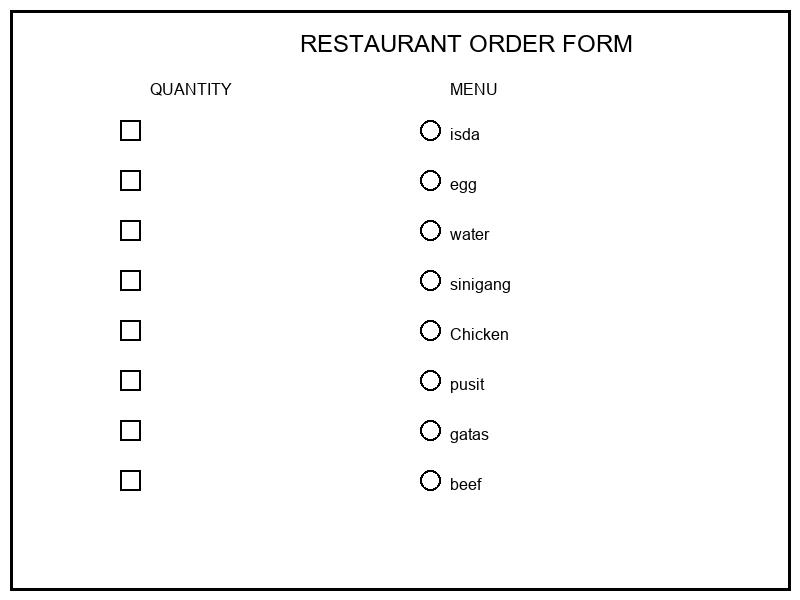
#> input picture sample_form.jpg, 800 x 600 px
$ python omr_processor.py ../sample_form.jpg
#> lines starting #> are read from the running program, lines starting #| are printed output that depends on the picture; after the words box and inside, x2 and y2 are one past the last pixel; in counts of white or black regions, pixels touching at a corner belong together
#!/usr/bin/env python3
"""
OMR (Optical Mark Recognition) Processor for Restaurant POS System
Processes scanned forms to detect marked selections and quantities
"""

import cv2
import numpy as np
import json
import sys
import os
from PIL import Image

class OMRProcessor:
    def __init__(self):
        """Initialize OMR processor with predefined form layout"""
        # Define mark positions for restaurant menu form
        # Each item has 2 marks: quantity (left) and selection (right)
        # Adaptive positions that scale with image dimensions
        self.mark_positions = [
            # Row 1: isda, egg
            {"type": "quantity", "item": "isda", "x": 0.07, "y": 0.09, "width": 0.03, "height": 0.03},
            {"type": "selection", "item": "isda", "x": 0.24, "y": 0.09, "width": 0.03, "height": 0.03},
            {"type": "quantity", "item": "egg", "x": 0.38, "y": 0.09, "width": 0.03, "height": 0.03},
            {"type": "selection", "item": "egg", "x": 0.55, "y": 0.09, "width": 0.03, "height": 0.03},

            # Row 2: water, sinigang
            {"type": "quantity", "item": "water", "x": 0.07, "y": 0.13, "width": 0.03, "height": 0.03},
            {"type": "selection", "item": "water", "x": 0.24, "y": 0.13, "width": 0.03, "height": 0.03},
            {"type": "quantity", "item": "sinigang", "x": 0.38, "y": 0.13, "width": 0.03, "height": 0.03},
            {"type": "selection", "item": "sinigang", "x": 0.55, "y": 0.13, "width": 0.03, "height": 0.03},

            # Row 3: Chicken, pusit
            {"type": "quantity", "item": "Chicken", "x": 0.07, "y": 0.17, "width": 0.03, "height": 0.03},
            {"type": "selection", "item": "Chicken", "x": 0.24, "y": 0.17, "width": 0.03, "height": 0.03},
            {"type": "quantity", "item": "pusit", "x": 0.38, "y": 0.17, "width": 0.03, "height": 0.03},
            {"type": "selection", "item": "pusit", "x": 0.55, "y": 0.17, "width": 0.03, "height": 0.03},

            # Row 4: gatas, beef
            {"type": "quantity", "item": "gatas", "x": 0.07, "y": 0.21, "width": 0.03, "height": 0.03},
            {"type": "selection", "item": "gatas", "x": 0.24, "y": 0.21, "width": 0.03, "height": 0.03},
            {"type": "quantity", "item": "beef", "x": 0.38, "y": 0.21, "width": 0.03, "height": 0.03},
            {"type": "selection", "item": "beef", "x": 0.55, "y": 0.21, "width": 0.03, "height": 0.03},
        ]

        # Threshold for considering a mark as filled (percentage of dark pixels)
        self.mark_threshold = 0.6  # 60% dark pixels = marked (very conservative to avoid false positives)

    def process_form(self, image_path):
        """
        Process OMR form and return detected marks

        Args:
            image_path (str): Path to the scanned form image

        Returns:
            dict: Processing results with detected marks and confidence scores
        """
#> called with image_path = '../sample_form.jpg'
        try:
            # Load image
            image = cv2.imread(image_path)
#> image is the input picture: shape (600, 800, 3); min 0, max 255, mean 247.5
            if image is None:
                return {"success": False, "error": "Could not load image"}

            # Convert to grayscale
            gray = cv2.cvtColor(image, cv2.COLOR_BGR2GRAY)

            # Image preprocessing for better accuracy
            # Apply Gaussian blur to reduce noise
            blurred = cv2.GaussianBlur(gray, (3, 3), 0)

            # Apply histogram equalization to improve contrast
            equalized = cv2.equalizeHist(blurred)
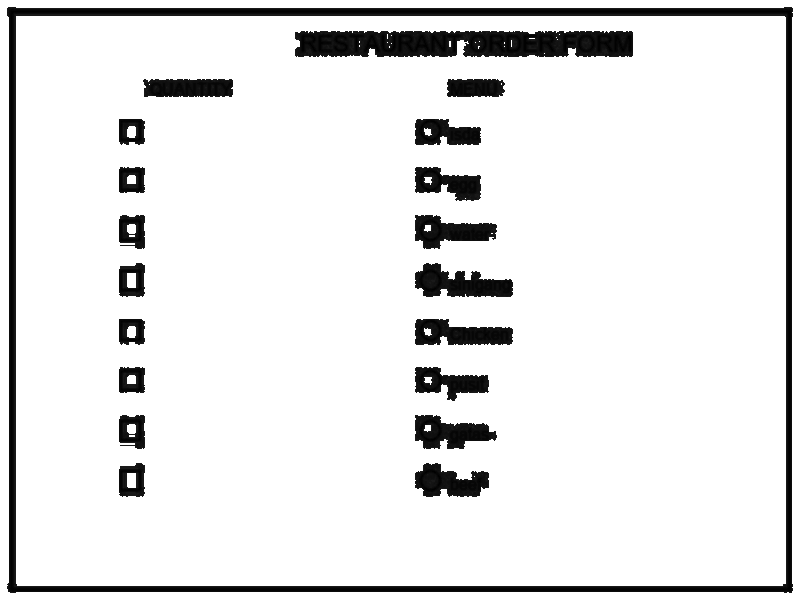
#> equalized: shape (600, 800); min 0, max 255, mean 231.3

            # Use the preprocessed image
            processed_image = equalized

            # Get image dimensions
            height, width = processed_image.shape
#> height = 600; width = 800

            # Process each mark position
            marks = []
            marked_items = []
            total_confidence = 0

            for pos in self.mark_positions:
                # Convert relative coordinates to absolute coordinates
                x = int(pos["x"] * width)
                y = int(pos["y"] * height)
                w = int(pos["width"] * width)
                h = int(pos["height"] * height)

                # Ensure coordinates are within image bounds
                x = max(0, min(x, width - w))
                y = max(0, min(y, height - h))
                w = min(w, width - x)
                h = min(h, height - y)

                mark_region = processed_image[y:y+h, x:x+w]

                if mark_region.size == 0:
                    continue

                # Focused mark detection - detect dark filled areas (filled circles)
                total_pixels = mark_region.size

                # Preprocess for better detection
                # Apply Gaussian blur to reduce noise
                blurred = cv2.GaussianBlur(mark_region, (3, 3), 0)

                # Use adaptive thresholding to handle varying lighting
                binary = cv2.adaptiveThreshold(blurred, 255, cv2.ADAPTIVE_THRESH_GAUSSIAN_C, cv2.THRESH_BINARY, 11, 2)

                # Count dark pixels (marks are dark filled areas)
                dark_pixels = np.sum(binary == 0)
                white_pixels = total_pixels - dark_pixels

                # Calculate confidence based on dark pixel ratio
                confidence = dark_pixels / total_pixels if total_pixels > 0 else 0

                # For filled circles, we expect:
                # 1. Significant dark area (at least 35% of the region) - lowered from 40%
                # 2. Minimum absolute dark pixels (at least 80 pixels) - lowered from 100
                # 3. Not just noise or shadows
                min_dark_ratio = 0.35  # 35% of region should be dark
                min_dark_pixels = 80   # At least 80 dark pixels

                # Additional validation: check if the dark area forms a coherent shape
                # by analyzing the distribution of dark pixels
                if dark_pixels > 0:
                    # Find contours of dark areas
                    contours, _ = cv2.findContours(binary, cv2.RETR_EXTERNAL, cv2.CHAIN_APPROX_SIMPLE)

                    # Check if we have a substantial filled area
                    largest_contour_area = 0
                    if contours:
                        largest_contour_area = max(cv2.contourArea(c) for c in contours)

                    # A filled circle should have a substantial single contour
                    # representing most of the dark pixels
                    contour_coverage = largest_contour_area / dark_pixels if dark_pixels > 0 else 0

                    # Mark is detected if:
                    # 1. High dark pixel ratio (significant filling)
                    # 2. Sufficient absolute dark pixels
                    # 3. Either good contour coverage OR very high dark pixel ratio
                    is_marked = (
                        confidence >= min_dark_ratio and
                        dark_pixels >= min_dark_pixels and
                        (contour_coverage > 0.2 or confidence > 0.5)  # More flexible: good shape OR high fill
                    )
                else:
                    is_marked = False


                # Create mark result with filled area detection information
                mark_result = {
                    "type": pos["type"],
                    "item": pos["item"],
                    "position": {
                        "x": int(x),
                        "y": int(y),
                        "width": int(w),
                        "height": int(h)
                    },
                    "isMarked": bool(is_marked),
                    "confidence": float(confidence),
                    "whitePixels": int(white_pixels),
                    "totalPixels": int(total_pixels),
                    "darkPixels": int(dark_pixels),
                    "minDarkRatio": float(min_dark_ratio),
                    "minDarkPixels": int(min_dark_pixels),
                    "contourCoverage": float(largest_contour_area / dark_pixels) if dark_pixels > 0 else 0.0,
                    "detectionMethod": "filled_area_analysis",
                    "validationPassed": {
                        "darkRatioCheck": bool(confidence >= min_dark_ratio),
                        "darkPixelsCheck": bool(dark_pixels >= min_dark_pixels),
                        "contourCoverageCheck": bool((largest_contour_area / dark_pixels) > 0.2 or confidence > 0.5) if dark_pixels > 0 else False
                    }
                }

                marks.append(mark_result)
                total_confidence += confidence

                # Track marked items for selection type marks
                if is_marked and pos["type"] == "selection":
                    marked_items.append(pos["item"])
#> this loop made 16 passes
#> (dark_pixels, white_pixels, confidence, contours, largest_contour_area, contour_coverage, is_marked, total_confidence) on passes 3, 4, 12: (58, 374, 0.134, 1 contour; box (x1, y1, x2, y2) and area: (0, 1, 24, 18) 335, 335, 5.78, False, 0.134), (47, 385, 0.109, 1 contour; box (x1, y1, x2, y2) and area: (0, 0, 24, 18) 346, 346, 7.36, False, 0.243), (12, 420, 0.0278, 1 contour; box (x1, y1, x2, y2) and area: (0, 0, 24, 18) 378, 378.5, 31.54, False, 1.18)
#> (dark_pixels, white_pixels, confidence, largest_contour_area, contour_coverage, is_marked, total_confidence) on passes 6, 8, 16: (215, 217, 0.498, 41.5, 0.193, False, 0.741), (179, 253, 0.414, 112, 0.626, True, 1.16), (232, 200, 0.537, 90.5, 0.39, True, 1.72)
#> after the loop, marked_items = ['sinigang', 'beef']; marks = 16 items; total_confidence = 1.72

            # Calculate overall confidence
            overall_confidence = total_confidence / len(marks) if marks else 0
#> overall_confidence = 0.107

            return {
                "success": True,
                "marks": marks,
                "confidence": overall_confidence,
                "image_dimensions": {
                    "width": width,
                    "height": height
                },
                "total_marks_detected": len(marks),
                "marked_items": marked_items
            }

        except Exception as e:
            return {"success": False, "error": str(e)}

def main():
    """Main function for command line usage"""
    if len(sys.argv) != 2:
        print("Usage: python omr_processor.py <image_path>", flush=True)
        sys.exit(1)

    image_path = sys.argv[1]

    if not os.path.exists(image_path):
        print(f"Error: Image file not found: {image_path}", flush=True)
        sys.exit(1)

    processor = OMRProcessor()
    result = processor.process_form(image_path)
#> result = 6 items

    # Output only JSON result (no debug messages)
    print(json.dumps(result, indent=2), flush=True)
#> (printed output is left out)

if __name__ == "__main__":
    main()
